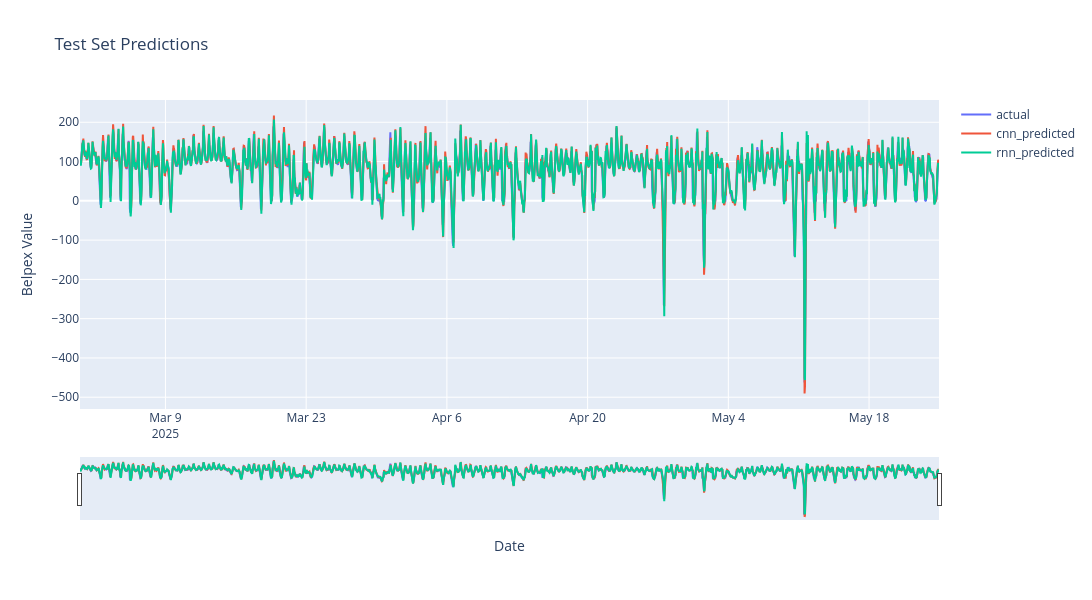

Here is the notebook cell this chart was saved with:
### Code cell
fig = go.Figure()

fig.add_trace(go.Scatter(
    x=plot_testset['target_date'],
    y=plot_testset['target'],
    mode='lines',
    name='actual'
))

fig.add_trace(go.Scatter(
    x=plot_testset['target_date'],
    y=plot_testset['y_pred_cnn'],
    mode='lines',
    name='cnn_predicted'
))

fig.add_trace(go.Scatter(
    x=plot_testset['target_date'],
    y=plot_testset['y_pred_rnn'],
    mode='lines',
    name='rnn_predicted'
))

fig.update_layout(
    title='Test Set Predictions',
    xaxis_title='Date',
    yaxis_title='Belpex Value',
    xaxis=dict(
        rangeslider=dict(visible=True),
        type='date'
    ),
    width=1200,
    height=600
)

fig.show()

### Figure 1 — Plotly figure (JSON) as saved in the notebook; plotly's stock layout.template omitted (floating-point values rounded to 4 significant figures; data arrays with more than 128 entries replaced by an {"elided": "..."} marker saying what was removed)
{"data": [{"mode": "lines", "name": "actual", "type": "scatter", "x": {"elided": "2052 str values"}, "y": {"elided": "2052 float values"}}, {"mode": "lines", "name": "cnn_predicted", "type": "scatter", "x": {"elided": "2052 str values"}, "y": {"elided": "2052 float values"}}, {"mode": "lines", "name": "rnn_predicted", "type": "scatter", "x": {"elided": "2052 str values"}, "y": {"elided": "2052 float values"}}], "layout": {"height": 600, "title": {"text": "Test Set Predictions"}, "width": 1200, "xaxis": {"rangeslider": {"visible": true}, "title": {"text": "Date"}, "type": "date"}, "yaxis": {"title": {"text": "Belpex Value"}}}}
